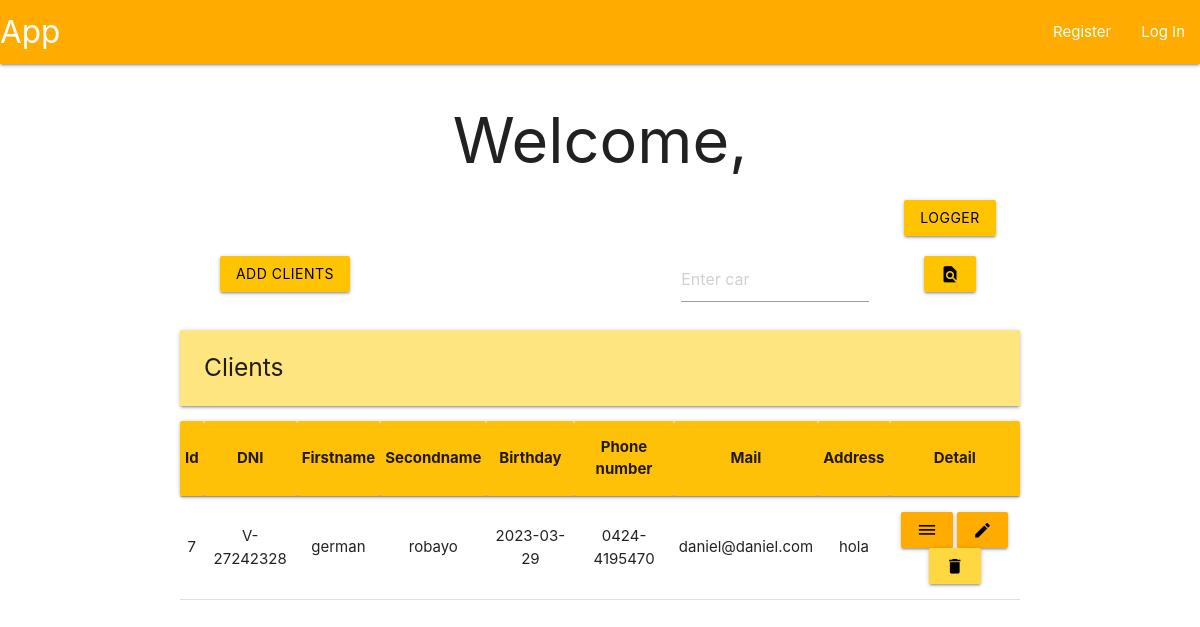
The app's page /clients, older data.
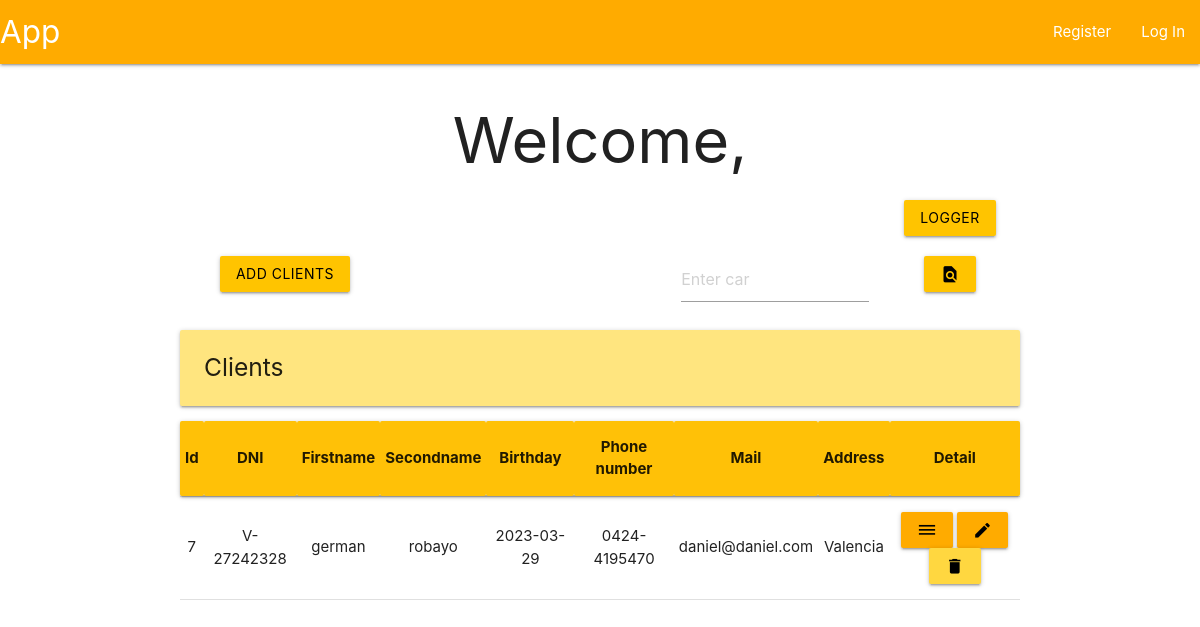
The same page, newer data.
### tables this page shows
CREATE TABLE clients (
    id INTEGER PRIMARY KEY AUTOINCREMENT,
    dni TEXT NOT NULL UNIQUE,
    firstname TEXT NOT NULL,
    secondname TEXT NOT NULL,
    birthday TEXT NOT NULL,
    tlf TEXT NOT NULL,
    mail TEXT NOT NULL,
    address TEXT NOT NULL
);

### app/clientView.py (the view, shortened to what this page needs)
@bp.route('', methods=('POST', 'GET'))
def clientView():
    db = get_db()
    flag = False
    if not flag:
        clients = db.execute('SELECT * FROM clients').fetchall()
    return render_template('index/analist/analistView.html', clients=clients)

### app/auth.py (called while the page is built)
@bp.before_app_request
def load_logged_in_user():
    user_id = session.get('user_id')
    if user_id is None:
        g.user = None
    else:
        g.user = get_db().execute(
            "SELECT * FROM user WHERE id = ?",
            (user_id,)
        ).fetchone()

### app/db.py (called while the page is built)
def get_db():
    if 'db' not in g:
        g.db = sqlite3.connect(
            current_app.config['DATABASE'],
            detect_types = sqlite3.PARSE_DECLTYPES
        )
        g.db.row_factory = sqlite3.Row
    return g.db

### app/templates/index/analist/analistView.html (shortened to what this page needs)
{% extends 'base.html' %}
{% block header %}
    <h1>{%block title %}Welcome, {{ g.user['username']}}{% endblock %}</h1>
{% endblock %}
{% block content %}
{% if g.user['roleId'] != 1%}
<div class="row">
    <div class="col s2 offset-s10">
        <form method="POST">
            <button class="btn amber accent-3 black-text" name="logs">logger</button>
        </form>
    </div>
</div>
{% endif %}
<div class="row">
    <form method="POST">
        <div class="col s3">
            <button class="btn amber accent-3 black-text" name="add">Add clients</button>
        </div>
    </form>
    <form method="POST">
      <div class="col s3 offset-s4">
        <input placeholder="Enter car" name="find">
      </div>
      <div class="col s2">
        <button class="btn amber accent-3 black-text" type="submit" value="Find logs">
            <i class="material-icons">find_in_page</i>
        </button>
      </div>
    </form>
</div>
<div class="left-align">
    <h5 class="card-panel amber accent-1">Clients</h5>
</div>
<table class="centered">
    <thead class="card-panel amber acent-1">
        <tr>
            <th>Id</th>
            <th>DNI</th>
            <th>Firstname</th>
            <th>Secondname</th>
            <th>Birthday</th>
            <th>Phone number</th>
            <th>Mail</th>
            <th>Address</th>
            <th>Detail</th>
        </tr>
    </thead>
    <tbody>
        {% for client in clients %}
        <tr>
            <td>{{ client['id'] }}</td>
            <td>{{ client['dni'] }}</td>
            <td>{{ client['firstname'] }}</td>
            <td>{{ client['secondname'] }}</td>
            <td>{{ client['Birthday'] }}</td>
            <td>{{ client['tlf'] }}</td>
            <td>{{ client['mail'] }}</td>
            <td>{{ client['address'] }}</td>
            <td>
                <form method="POST">
                    <button class="btn amber accent-4 black-text", name="detail" value="{{ client['id'] }}">
                        <i class="material-icons">dehaze</i>
                    </button>
                    <button class="btn amber accent-4 black-text", name="modify" value="{{ client['id'] }}">
                        <i class="material-icons">edit</i>
                    </button>
                    <button class="btn amber accent-2 black-text" name="delete" value="{{ client['id'] }}">
                        <i class="material-icons">delete</i>
                    </button>
                </form>
            </td>
        </tr>
        {% endfor %}
    </tbody>
</table>
{% endblock %}

Row changes from the older to the newer data that the page shows:
changed clients "german": address "hola" → "Valencia"
